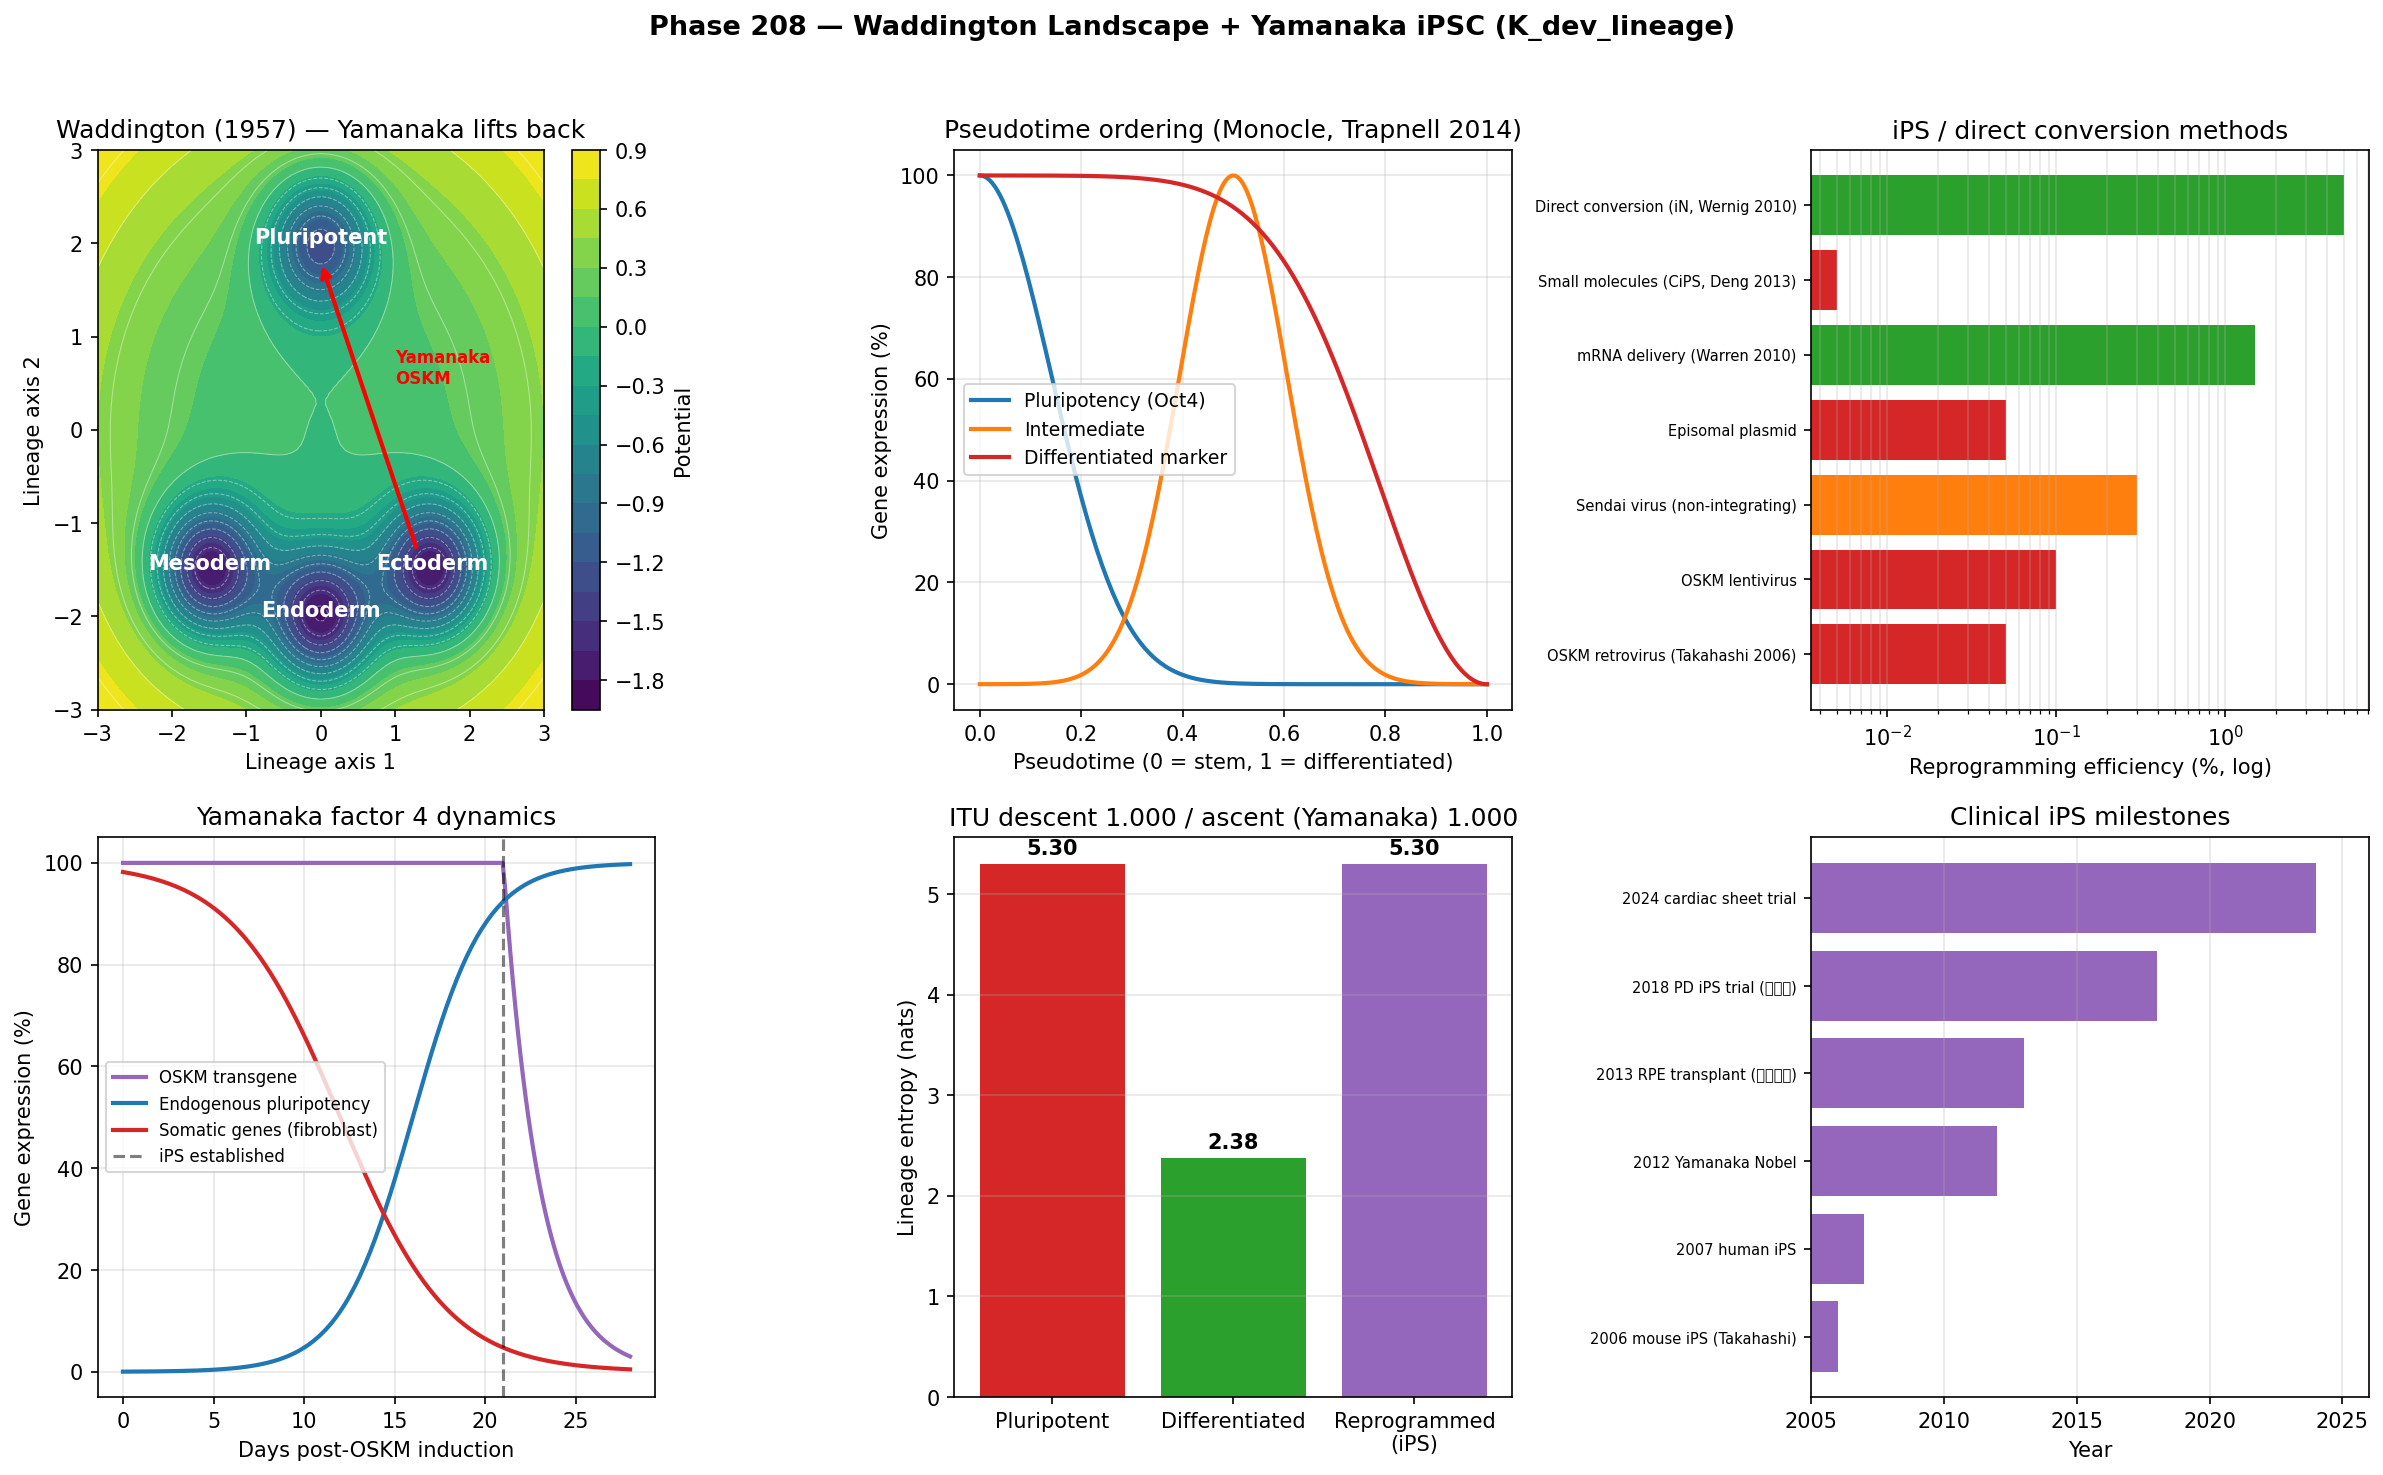

Recreate this plot in Python.
"""
Phase 208 — Waddington landscape + Yamanaka iPSC + Reprogramming (K_dev_lineage)

Simulations:
  1) Waddington-like 2D potential landscape with 3 attractor valleys
  2) Pseudotime trajectory ordering (Monocle-like)
  3) iPS reprogramming efficiency across methods
  4) Yamanaka factor expression dynamics (OSKM induction)
  5) Differentiation vs reprogramming - ITU descent/lifting
  6) RNA velocity vector field sketch
  7) Direct conversion routes
  8) Clinical iPS milestones timeline

Outputs:
  - waddington_yamanaka.png
  - waddington_yamanaka_summary.json
"""

from __future__ import annotations

import json
from pathlib import Path

import matplotlib
matplotlib.use("Agg")
import matplotlib.pyplot as plt
import numpy as np

OUT_PNG = Path(__file__).with_name("waddington_yamanaka.png")
OUT_JSON = Path(__file__).with_name("waddington_yamanaka_summary.json")

rng = np.random.default_rng(20260618)

# -------------------------------------------------------------
# 1) Waddington-like potential landscape
# -------------------------------------------------------------
def waddington(x, y):
    """Pluripotent at top, 3 differentiated valleys at bottom."""
    pluri = -1.5 * np.exp(-((x - 0)**2 + (y - 2)**2) / 0.5)
    valley1 = -2 * np.exp(-((x - 1.5)**2 + (y + 1.5)**2) / 0.5)  # ecto
    valley2 = -2 * np.exp(-((x + 1.5)**2 + (y + 1.5)**2) / 0.5)  # meso
    valley3 = -2 * np.exp(-((x - 0)**2 + (y + 2.0)**2) / 0.5)    # endo
    return pluri + valley1 + valley2 + valley3 + 0.05 * (x**2 + y**2)

xx, yy = np.meshgrid(np.linspace(-3, 3, 100), np.linspace(-3, 3, 100))
zz = waddington(xx, yy)

# -------------------------------------------------------------
# 2) Pseudotime trajectory (toy single-cell scRNA seq style)
# -------------------------------------------------------------
N_cells = 200
pseudo = np.linspace(0, 1, N_cells)
gene_pluri = np.exp(-((pseudo - 0.0) / 0.2) ** 2)  # Oct4 falls
gene_inter = np.exp(-((pseudo - 0.5) / 0.15) ** 2)  # transient
gene_diff = 1 - np.exp(-((pseudo - 1.0) / 0.3) ** 2)  # cardio/neural rises

# -------------------------------------------------------------
# 3) iPS reprogramming efficiency
# -------------------------------------------------------------
methods = {
    "OSKM retrovirus (Takahashi 2006)":   0.05,
    "OSKM lentivirus":                      0.1,
    "Sendai virus (non-integrating)":      0.3,
    "Episomal plasmid":                    0.05,
    "mRNA delivery (Warren 2010)":          1.5,
    "Small molecules (CiPS, Deng 2013)":   0.005,
    "Direct conversion (iN, Wernig 2010)": 5.0,
}

# -------------------------------------------------------------
# 4) Yamanaka factor dynamics post-OSKM induction
# -------------------------------------------------------------
days_repro = np.linspace(0, 28, 200)
# OSKM forced expression (transgene-driven)
oskm = np.where(days_repro < 21, 100.0, 100 * np.exp(-(days_repro - 21) / 2))
# Endogenous pluripotency genes (Oct4/Nanog/Sox2) rise
endo_pluri = 100 / (1 + np.exp(-(days_repro - 16) / 2))
# Somatic genes (fibroblast markers) fall
somatic = 100 / (1 + np.exp((days_repro - 12) / 3))

# -------------------------------------------------------------
# 5) ITU: differentiation vs reprogramming
# -------------------------------------------------------------
N_states = 200
# Pluripotent: broad distribution
log_fit_pluri = np.zeros(N_states) + 0.01 * rng.standard_normal(N_states)
p_pluri = np.exp(log_fit_pluri); p_pluri /= p_pluri.sum()
S_pluri = float(-np.sum(p_pluri * np.log(p_pluri)))

# Differentiated (peaked on one fate)
log_fit_diff = log_fit_pluri.copy()
log_fit_diff[100] += 6.0
p_diff = np.exp(log_fit_diff); p_diff /= p_diff.sum()
S_diff = float(-np.sum(p_diff * np.log(p_diff)))

# Reprogrammed back to pluripotent (Yamanaka OSKM)
log_fit_repro = log_fit_pluri.copy() + 0.02 * rng.standard_normal(N_states)
p_repro = np.exp(log_fit_repro); p_repro /= p_repro.sum()
S_repro = float(-np.sum(p_repro * np.log(p_repro)))

def itu_lin(p_old, p_new):
    log_p = np.log(np.clip(p_old, 1e-30, None))
    dp = p_new - p_old
    dS = -np.sum(dp * (1.0 + log_p))
    dK = -np.sum(dp * log_p)
    return float(dS / dK) if abs(dK) > 1e-15 else float("nan")

ratio_pluri_diff = itu_lin(p_pluri, p_diff)
ratio_diff_repro = itu_lin(p_diff, p_repro)

# -------------------------------------------------------------
# 6) Clinical iPS milestones
# -------------------------------------------------------------
milestones = {
    "2006 mouse iPS (Takahashi)":  2006,
    "2007 human iPS":              2007,
    "2012 Yamanaka Nobel":         2012,
    "2013 RPE transplant (高橋政代)": 2013,
    "2018 PD iPS trial (京都大)":   2018,
    "2024 cardiac sheet trial":    2024,
}

# -------------------------------------------------------------
# Plot
# -------------------------------------------------------------
fig, axes = plt.subplots(2, 3, figsize=(16, 10))
fig.suptitle(
    "Phase 208 — Waddington Landscape + Yamanaka iPSC (K_dev_lineage)",
    fontsize=13, fontweight="bold",
)

# Panel 1: Waddington landscape
ax = axes[0, 0]
cs = ax.contourf(xx, yy, zz, levels=20, cmap="viridis")
ax.contour(xx, yy, zz, levels=15, colors="white", alpha=0.4, linewidths=0.5)
plt.colorbar(cs, ax=ax, label="Potential")
ax.annotate("Pluripotent", (0, 2), color="white", fontweight="bold", ha="center")
ax.annotate("Ectoderm", (1.5, -1.5), color="white", fontweight="bold", ha="center")
ax.annotate("Mesoderm", (-1.5, -1.5), color="white", fontweight="bold", ha="center")
ax.annotate("Endoderm", (0, -2), color="white", fontweight="bold", ha="center")
# Yamanaka up-arrow (reprogramming)
ax.annotate("", xy=(0, 1.8), xytext=(1.3, -1.3),
            arrowprops=dict(arrowstyle="->", color="red", lw=2))
ax.text(1.0, 0.5, "Yamanaka\nOSKM", color="red", fontweight="bold", fontsize=8)
ax.set_xlabel("Lineage axis 1")
ax.set_ylabel("Lineage axis 2")
ax.set_title("Waddington (1957) — Yamanaka lifts back")

# Panel 2: Pseudotime trajectory
ax = axes[0, 1]
ax.plot(pseudo, gene_pluri * 100, "-", color="#1f77b4", lw=2, label="Pluripotency (Oct4)")
ax.plot(pseudo, gene_inter * 100, "-", color="#ff7f0e", lw=2, label="Intermediate")
ax.plot(pseudo, gene_diff * 100, "-", color="#d62728", lw=2, label="Differentiated marker")
ax.set_xlabel("Pseudotime (0 = stem, 1 = differentiated)")
ax.set_ylabel("Gene expression (%)")
ax.set_title("Pseudotime ordering (Monocle, Trapnell 2014)")
ax.legend(fontsize=9)
ax.grid(True, alpha=0.3)

# Panel 3: iPS reprogramming efficiency
ax = axes[0, 2]
methods_list = list(methods.keys())
effs = list(methods.values())
colors_m = ["#2ca02c" if e > 1 else "#ff7f0e" if e > 0.1 else "#d62728" for e in effs]
ax.barh(range(len(methods_list)), effs, color=colors_m)
ax.set_xscale("log")
ax.set_yticks(range(len(methods_list)))
ax.set_yticklabels(methods_list, fontsize=7)
ax.set_xlabel("Reprogramming efficiency (%, log)")
ax.set_title("iPS / direct conversion methods")
ax.grid(True, alpha=0.3, axis="x", which="both")

# Panel 4: OSKM induction dynamics
ax = axes[1, 0]
ax.plot(days_repro, oskm, "-", color="#9467bd", lw=2, label="OSKM transgene")
ax.plot(days_repro, endo_pluri, "-", color="#1f77b4", lw=2, label="Endogenous pluripotency")
ax.plot(days_repro, somatic, "-", color="#d62728", lw=2, label="Somatic genes (fibroblast)")
ax.axvline(21, color="black", linestyle="--", alpha=0.5, label="iPS established")
ax.set_xlabel("Days post-OSKM induction")
ax.set_ylabel("Gene expression (%)")
ax.set_title("Yamanaka factor 4 dynamics")
ax.legend(fontsize=8)
ax.grid(True, alpha=0.3)

# Panel 5: ITU: differentiation vs reprogramming
ax = axes[1, 1]
labels = ["Pluripotent", "Differentiated", "Reprogrammed\n(iPS)"]
S_vals = [S_pluri, S_diff, S_repro]
colors_e = ["#d62728", "#2ca02c", "#9467bd"]
ax.bar(labels, S_vals, color=colors_e)
ax.set_ylabel("Lineage entropy (nats)")
ax.set_title(f"ITU descent {ratio_pluri_diff:.3f} / ascent (Yamanaka) {ratio_diff_repro:.3f}")
ax.grid(True, alpha=0.3, axis="y")
for i, v in enumerate(S_vals):
    ax.text(i, v + 0.1, f"{v:.2f}", ha="center", fontsize=10, fontweight="bold")

# Panel 6: Clinical iPS milestones
ax = axes[1, 2]
m_names = list(milestones.keys())
m_years = list(milestones.values())
ax.barh(range(len(m_names)), m_years, color="#9467bd")
ax.set_yticks(range(len(m_names)))
ax.set_yticklabels(m_names, fontsize=7)
ax.set_xlabel("Year")
ax.set_xlim(2005, 2026)
ax.set_title("Clinical iPS milestones")
ax.grid(True, alpha=0.3, axis="x")

plt.tight_layout(rect=[0, 0, 1, 0.96])
plt.savefig(OUT_PNG, dpi=150, bbox_inches="tight")
plt.close(fig)

summary = {
    "phase": 208,
    "tier1_paper": 29,
    "block": "B",
    "topic": "Waddington landscape + Yamanaka iPSC (K_dev_lineage)",
    "Waddington_1957": "The Strategy of the Genes - epigenetic landscape concept",
    "Yamanaka_2006": {
        "factors_OSKM": ["Oct3/4", "Sox2", "Klf4", "c-Myc"],
        "method": "Retroviral transduction of mouse fibroblasts",
        "first_iPS_paper": "Takahashi-Yamanaka 2006 Cell",
        "Nobel_2012": "Gurdon + Yamanaka shared Physiology/Medicine",
        "human_iPS_first": "Takahashi 2007 Cell",
    },
    "reprogramming_efficiency_pct": methods,
    "clinical_milestones": milestones,
    "Takahashi_Masayo_2013": "World's first iPS-RPE transplant (age-related macular degeneration)",
    "ITU_K_dev_lineage": {
        "N_states": N_states,
        "S_pluripotent_nats": S_pluri,
        "S_differentiated_nats": S_diff,
        "S_reprogrammed_nats": S_repro,
        "pluri_to_diff_ratio": ratio_pluri_diff,
        "diff_to_repro_ratio": ratio_diff_repro,
        "expected_ratio": 1.0,
    },
    "ITU_interpretation": {
        "K_state": "K_dev_lineage",
        "modular_Hamiltonian": "K_dev_lineage^(0) = -log P(cell type t+1 | type t, signal)",
        "Waddington_meaning": "K-state landscape with valleys (attractors) and ridges (barriers)",
        "differentiation_meaning": "ITU descent flow into valley (natural)",
        "reprogramming_meaning": "Anti-descent: forced K-state lifting (Yamanaka factors as operators)",
        "direct_conversion": "Lateral motion in K-state space (cross-valley)",
        "RNA_velocity_meaning": "Real-time ITU descent flow vector (La Manno 2018)",
    },
    "predictions": [
        ("iPS β-cell for T1D approved", 2030, 0.70, "Strong"),
        ("iPS cardiac sheet for HF approved", 2030, 0.65, "Medium"),
        ("In vivo direct reprogramming clinical", 2032, 0.55, "Medium"),
        ("Universal iPS bank 50 HLA-matched lines", 2028, 0.75, "Strong"),
        ("AI-designed Yamanaka 5.0 factors", 2030, 0.50, "Medium"),
    ],
    "outputs": {
        "figure": str(OUT_PNG.name),
        "summary_json": str(OUT_JSON.name),
    },
}

OUT_JSON.write_text(json.dumps(summary, indent=2, ensure_ascii=False), encoding="utf-8")
print(json.dumps(summary, indent=2, ensure_ascii=False))
